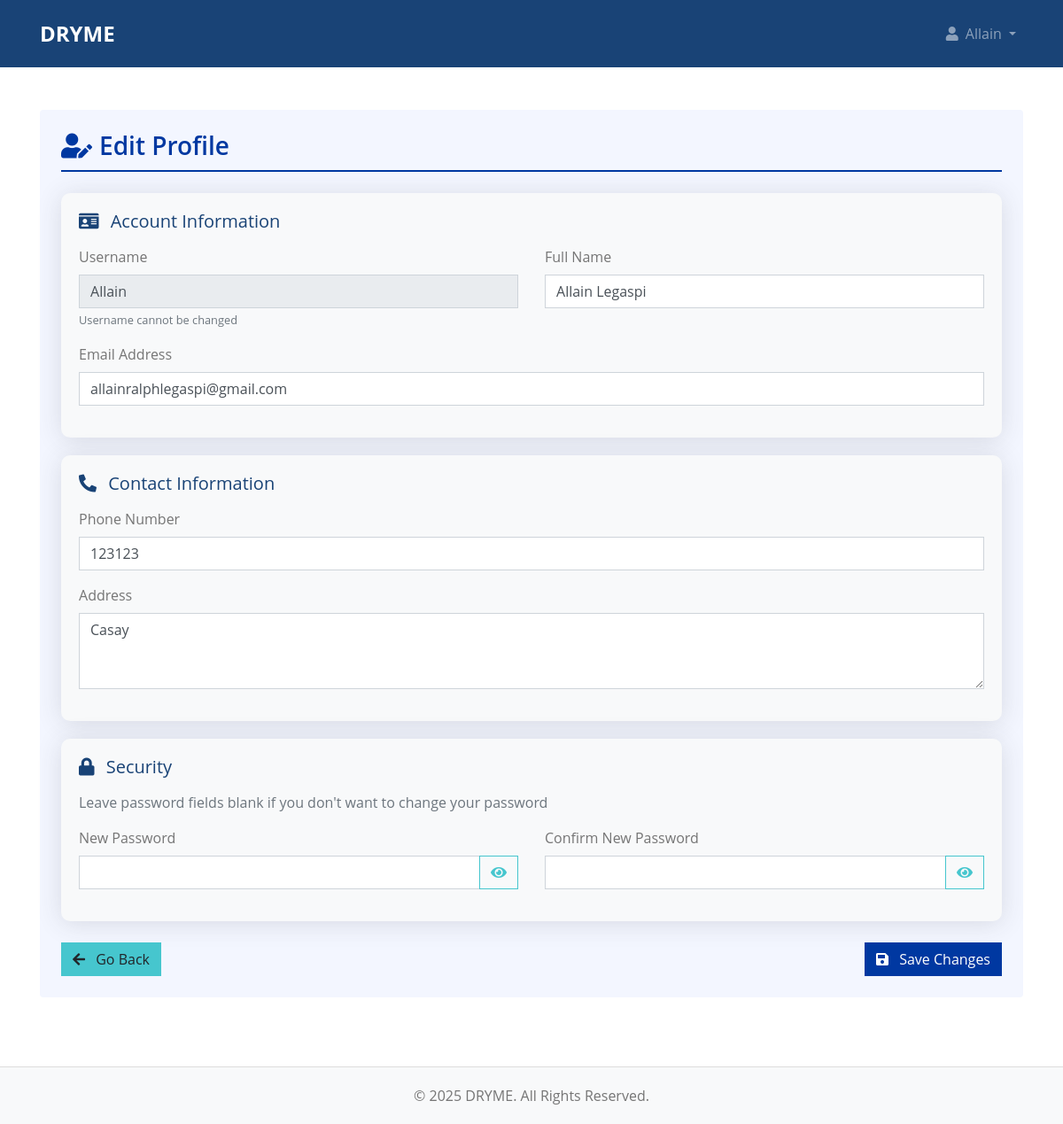
Screenshot of /edit_profile.php (signed in) with the database file from the repository.
### tables this page shows
CREATE TABLE `customers` (
  `customer_id` int(11) NOT NULL,
  `username` varchar(50) NOT NULL,
  `password` varchar(255) NOT NULL,
  `email` varchar(100) NOT NULL,
  `full_name` varchar(100) NOT NULL,
  `phone` varchar(20) DEFAULT NULL,
  `address` text DEFAULT NULL,
  `role` enum('admin','customer') DEFAULT 'customer',
  `created_at` timestamp NOT NULL DEFAULT current_timestamp(),
  `updated_at` timestamp NOT NULL DEFAULT current_timestamp() ON UPDATE current_timestamp()
);

### edit_profile.php (the view, shortened to what this page needs)
<?php
require_once 'includes/db_connect.php';
$user_id = $_SESSION['user_id'];
$stmt = $pdo->prepare("SELECT * FROM customers WHERE customer_id = ?");
$stmt->execute([$user_id]);
$user = $stmt->fetch();
?>
<!DOCTYPE html>
<html lang="en">
<head>
    <link href="https://cdnjs.cloudflare.com/ajax/libs/font-awesome/5.10.0/css/all.min.css" rel="stylesheet">
    <link href="https://cdn.jsdelivr.net/npm/bootstrap-icons@1.4.1/font/bootstrap-icons.css" rel="stylesheet">
    <link href="lib/owlcarousel/assets/owl.carousel.min.css" rel="stylesheet">
    <link href="lib/tempusdominus/css/tempusdominus-bootstrap-4.min.css" rel="stylesheet" />
    <link href="css/bootstrap.min.css" rel="stylesheet">
    <link href="css/style.css" rel="stylesheet">
</head>
<body>
    <nav class="navbar navbar-expand-lg navbar-dark">
        <div class="container">
            <a class="navbar-brand" href="index.php">DRYME</a>
            <div class="collapse navbar-collapse" id="navbarNav">
                <ul class="navbar-nav ms-auto">
                    <li class="nav-item dropdown">
                        <a class="nav-link dropdown-toggle" href="#" id="navbarDropdown" role="button" data-bs-toggle="dropdown" aria-expanded="false">
                            <i class="fas fa-user me-2"></i><?php echo htmlspecialchars($user['username']); ?>
                        </a>
                    </li>
                </ul>
            </div>
        </div>
    </nav>
    <div class="container py-5">
        <div class="row">
            <div class="col-12">
                <div class="bg-light rounded h-100 p-4">
                    <h3 class="section-header mb-4"><i class="fas fa-user-edit me-2"></i>Edit Profile</h3>
                    <form method="POST" action="">
                        <div class="profile-section">
                            <h5 class="mb-3"><i class="fas fa-id-card me-2"></i> Account Information</h5>
                            <div class="row">
                                <div class="col-md-6 mb-3">
                                    <label for="username" class="form-label">Username</label>
                                    <input type="text" class="form-control" id="username" value="<?php echo htmlspecialchars($user['username']); ?>" disabled>
                                    <small class="text-muted">Username cannot be changed</small>
                                </div>
                                <div class="col-md-6 mb-3">
                                    <label for="full_name" class="form-label">Full Name</label>
                                    <input type="text" class="form-control" id="full_name" name="full_name" value="<?php echo htmlspecialchars($user['full_name']); ?>" required>
                                </div>
                            </div>
                            <div class="mb-3">
                                <label for="email" class="form-label">Email Address</label>
                                <input type="email" class="form-control" id="email" name="email" value="<?php echo htmlspecialchars($user['email']); ?>" required>
                            </div>
                        </div>
                        <div class="profile-section">
                            <h5 class="mb-3"><i class="fas fa-phone-alt me-2"></i> Contact Information</h5>
                            <div class="mb-3">
                                <label for="phone" class="form-label">Phone Number</label>
                                <input type="tel" class="form-control" id="phone" name="phone" value="<?php echo htmlspecialchars($user['phone']); ?>">
                            </div>
                            <div class="mb-3">
                                <label for="address" class="form-label">Address</label>
                                <textarea class="form-control" id="address" name="address" rows="3"><?php echo htmlspecialchars($user['address']); ?></textarea>
                            </div>
                        </div>
                        <div class="profile-section">
                            <h5 class="mb-3"><i class="fas fa-lock me-2"></i> Security</h5>
                            <p class="text-muted mb-3">Leave password fields blank if you don't want to change your password</p>
                            <div class="row">
                                <div class="col-md-6 mb-3">
                                    <label for="password" class="form-label">New Password</label>
                                    <div class="input-group">
                                        <input type="password" class="form-control" id="password" name="password">
                                        <button class="btn btn-outline-secondary" type="button" onclick="togglePassword('password', 'toggleIcon')">
                                            <i class="fas fa-eye" id="toggleIcon"></i>
                                        </button>
                                    </div>
                                </div>
                                <div class="col-md-6 mb-3">
                                    <label for="confirm_password" class="form-label">Confirm New Password</label>
                                    <div class="input-group">
                                        <input type="password" class="form-control" id="confirm_password" name="confirm_password" onkeyup="checkPasswordMatch()">
                                        <button class="btn btn-outline-secondary" type="button" onclick="togglePassword('confirm_password', 'toggleIconConfirm')">
                                            <i class="fas fa-eye" id="toggleIconConfirm"></i>
                                        </button>
                                    </div>
                                </div>
                            </div>
                        </div>
                        <div class="d-flex justify-content-between mt-4">
                            <a href="index.php" class="btn btn-secondary">
                                <i class="fas fa-arrow-left me-2"></i> Go Back
                            </a>
                            <button type="submit" class="btn btn-primary">
                                <i class="fas fa-save me-2"></i> Save Changes
                            </button>
                        </div>
                    </form>
                </div>
            </div>
        </div>
    </div>
    <footer class="footer">
        <div class="container">
            <div class="row">
                <div class="col-12">
                    <p class="mb-0">&copy; <?php echo date('Y'); ?> DRYME. All Rights Reserved.</p>
                </div>
            </div>
        </div>
    </footer>
</body>
</html>

### edit_profile.php (style rules this page uses)
.profile-section { background-color: #f8f9fa; border-radius: 10px; padding: 20px; margin-bottom: 20px; box-shadow: 0 0.15rem 1.75rem 0 rgba(58, 59, 69, 0.15); }
.section-header { color: rgb(0, 56, 161); border-bottom: 2px solid rgb(0, 56, 161); padding-bottom: 10px; margin-bottom: 20px; }
.btn-primary { background-color: rgb(0, 56, 161); border-color: rgb(0, 56, 161); }
.navbar { background-color: #194376; padding: 15px 0; }
.navbar-brand { color: #fff; font-size: 24px; font-weight: bold; }
.navbar-nav .nav-link { color: rgba(255, 255, 255, 0.8); }
.footer { background-color: #f8f9fa; padding: 20px 0; text-align: center; margin-top: 30px; border-top: 1px solid #ddd; }

### rows the page displays
customers: username "Allain", full_name "Allain Legaspi", email "allainralphlegaspi@gmail.com", phone "123123", address "Casay"
